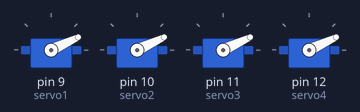
A sketch run on a simulated Arduino Uno, built with avr-gcc and run on an emulated ATmega328P. On the bench: 4 × servo.

Above: at 0.1 s.
At 1.0 s:
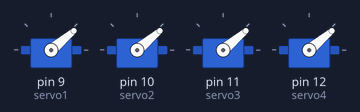
At 1.6 s:
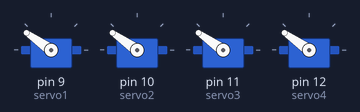
At 2.1 s:
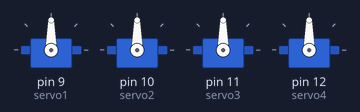
Timing chart, 0 to 3.6 s (numbered marks = the images above):
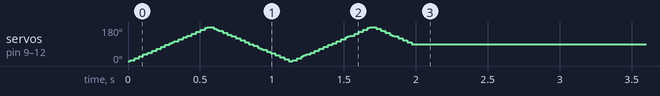

The sketch:

frantic_albar1.ino
```cpp
#include <Servo.h>

Servo servo1;
Servo servo2;
Servo servo3;
Servo servo4;

void setup() {
  servo1.attach(9);
  servo2.attach(10);
  servo3.attach(11);
  servo4.attach(12);

  unsigned long startTime = millis();
  while (millis() - startTime < 2000) {

    for (int pos = 0; pos <= 180; pos += 5) {
      servo1.write(pos);
      servo2.write(pos);
      servo3.write(pos);
      servo4.write(pos);
      delay(15);

      if (millis() - startTime >= 2000)
        break;
    }
    for (int pos = 180; pos >= 0; pos -= 5) {
      servo1.write(pos);
      servo2.write(pos);
      servo3.write(pos);
      servo4.write(pos);
      delay(15);

      if (millis() - startTime >= 2000)
        break;
    }
  }
  servo1.write(90);
  servo2.write(90);
  servo3.write(90);
  servo4.write(90);
}

void loop() {
}
```
